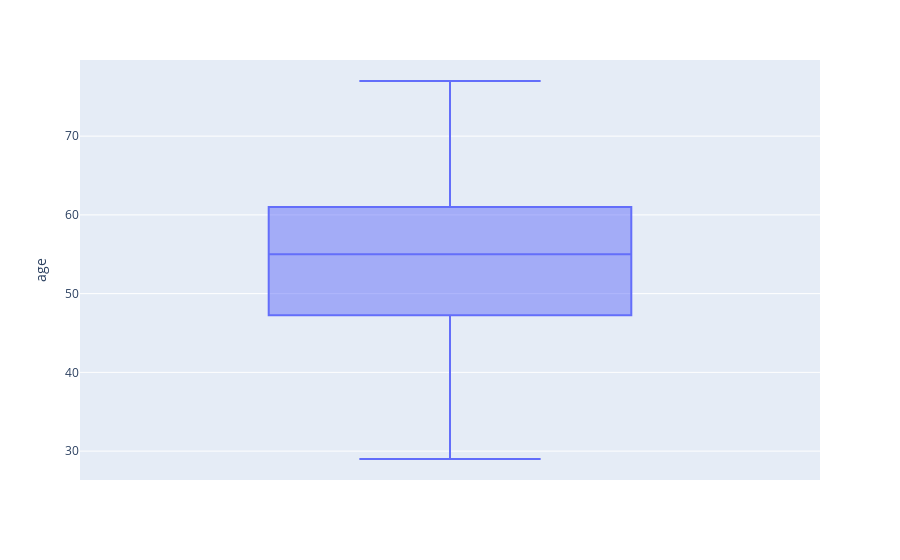
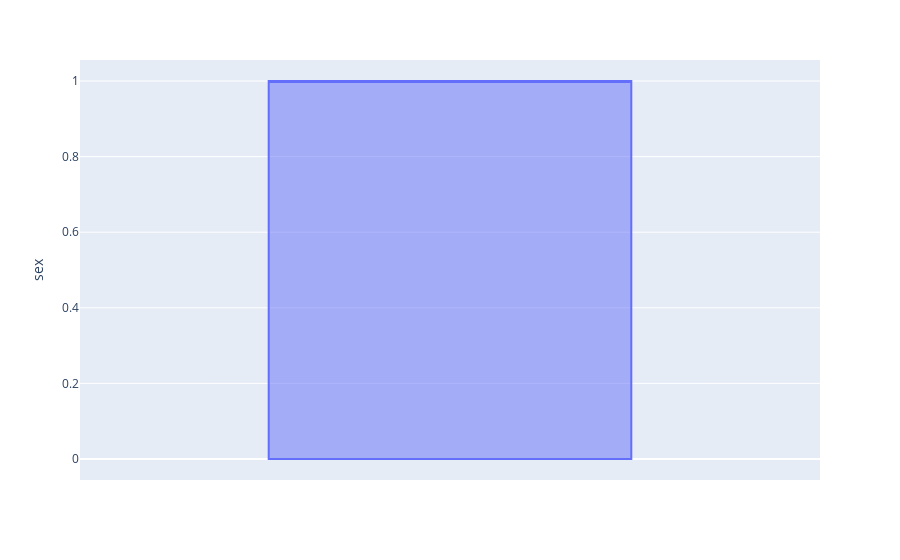
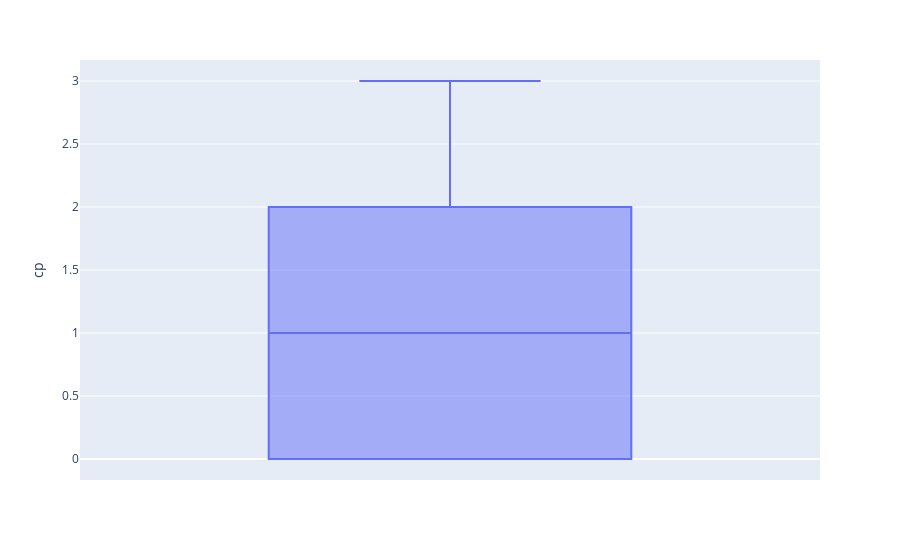
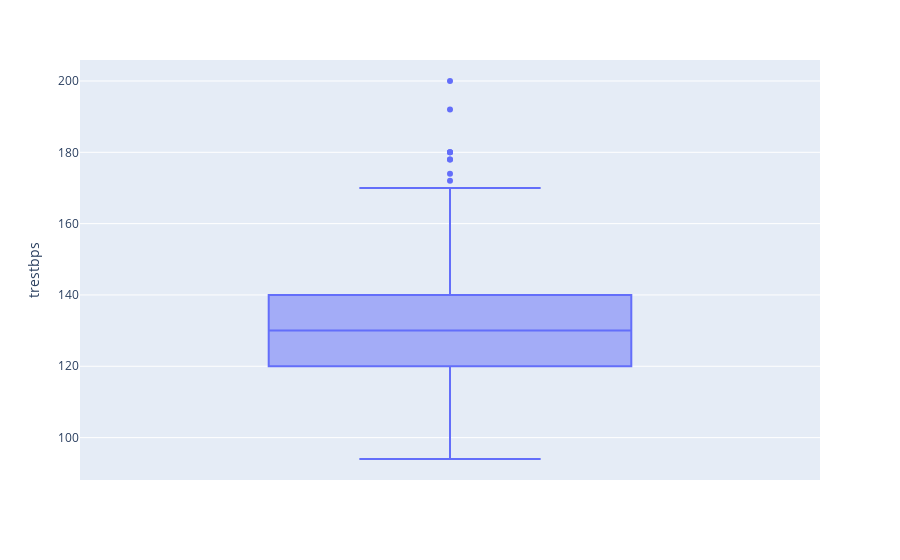

Notebook code for these charts, in order:
### Code cell
"""for col_name in col:
    if data[col_name].dtypes=='int64' or data[col_name].dtypes=='float64':
        plt.boxplot(data[col_name])
        plt.xlabel(col_name)
        plt.ylabel('count')
        plt.show()
"""
import plotly.express as px
for col_name in col:
    if data[col_name].dtypes=='int64' or data[col_name].dtypes=='float64': 
        fig = px.box(data,y=data[col_name])
        plt.xlabel(col_name)
        plt.ylabel('count')
        fig.show()

### Figure 1 — Plotly figure (JSON) as saved in the notebook; plotly's stock layout.template omitted (floating-point values rounded to 4 significant figures; data arrays with more than 128 entries replaced by an {"elided": "..."} marker saying what was removed)
{"data": [{"alignmentgroup": "True", "hovertemplate": "age=%{y}<extra></extra>", "legendgroup": "", "marker": {"color": "#636efa"}, "name": "", "notched": false, "offsetgroup": "", "orientation": "v", "showlegend": false, "type": "box", "x0": " ", "xaxis": "x", "y": {"elided": "303 int values"}, "y0": " ", "yaxis": "y"}], "layout": {"boxmode": "group", "legend": {"tracegroupgap": 0}, "margin": {"t": 60}, "xaxis": {"anchor": "y", "domain": [0, 1]}, "yaxis": {"anchor": "x", "domain": [0, 1], "title": {"text": "age"}}}}

### Figure 2 — Plotly figure (JSON) as saved in the notebook; plotly's stock layout.template omitted (floating-point values rounded to 4 significant figures; data arrays with more than 128 entries replaced by an {"elided": "..."} marker saying what was removed)
{"data": [{"alignmentgroup": "True", "hovertemplate": "sex=%{y}<extra></extra>", "legendgroup": "", "marker": {"color": "#636efa"}, "name": "", "notched": false, "offsetgroup": "", "orientation": "v", "showlegend": false, "type": "box", "x0": " ", "xaxis": "x", "y": {"elided": "303 int values"}, "y0": " ", "yaxis": "y"}], "layout": {"boxmode": "group", "legend": {"tracegroupgap": 0}, "margin": {"t": 60}, "xaxis": {"anchor": "y", "domain": [0, 1]}, "yaxis": {"anchor": "x", "domain": [0, 1], "title": {"text": "sex"}}}}

### Figure 3 — Plotly figure (JSON) as saved in the notebook; plotly's stock layout.template omitted (floating-point values rounded to 4 significant figures; data arrays with more than 128 entries replaced by an {"elided": "..."} marker saying what was removed)
{"data": [{"alignmentgroup": "True", "hovertemplate": "cp=%{y}<extra></extra>", "legendgroup": "", "marker": {"color": "#636efa"}, "name": "", "notched": false, "offsetgroup": "", "orientation": "v", "showlegend": false, "type": "box", "x0": " ", "xaxis": "x", "y": {"elided": "303 int values"}, "y0": " ", "yaxis": "y"}], "layout": {"boxmode": "group", "legend": {"tracegroupgap": 0}, "margin": {"t": 60}, "xaxis": {"anchor": "y", "domain": [0, 1]}, "yaxis": {"anchor": "x", "domain": [0, 1], "title": {"text": "cp"}}}}

### Figure 4 — Plotly figure (JSON) as saved in the notebook; plotly's stock layout.template omitted (floating-point values rounded to 4 significant figures; data arrays with more than 128 entries replaced by an {"elided": "..."} marker saying what was removed)
{"data": [{"alignmentgroup": "True", "hovertemplate": "trestbps=%{y}<extra></extra>", "legendgroup": "", "marker": {"color": "#636efa"}, "name": "", "notched": false, "offsetgroup": "", "orientation": "v", "showlegend": false, "type": "box", "x0": " ", "xaxis": "x", "y": {"elided": "303 int values"}, "y0": " ", "yaxis": "y"}], "layout": {"boxmode": "group", "legend": {"tracegroupgap": 0}, "margin": {"t": 60}, "xaxis": {"anchor": "y", "domain": [0, 1]}, "yaxis": {"anchor": "x", "domain": [0, 1], "title": {"text": "trestbps"}}}}
